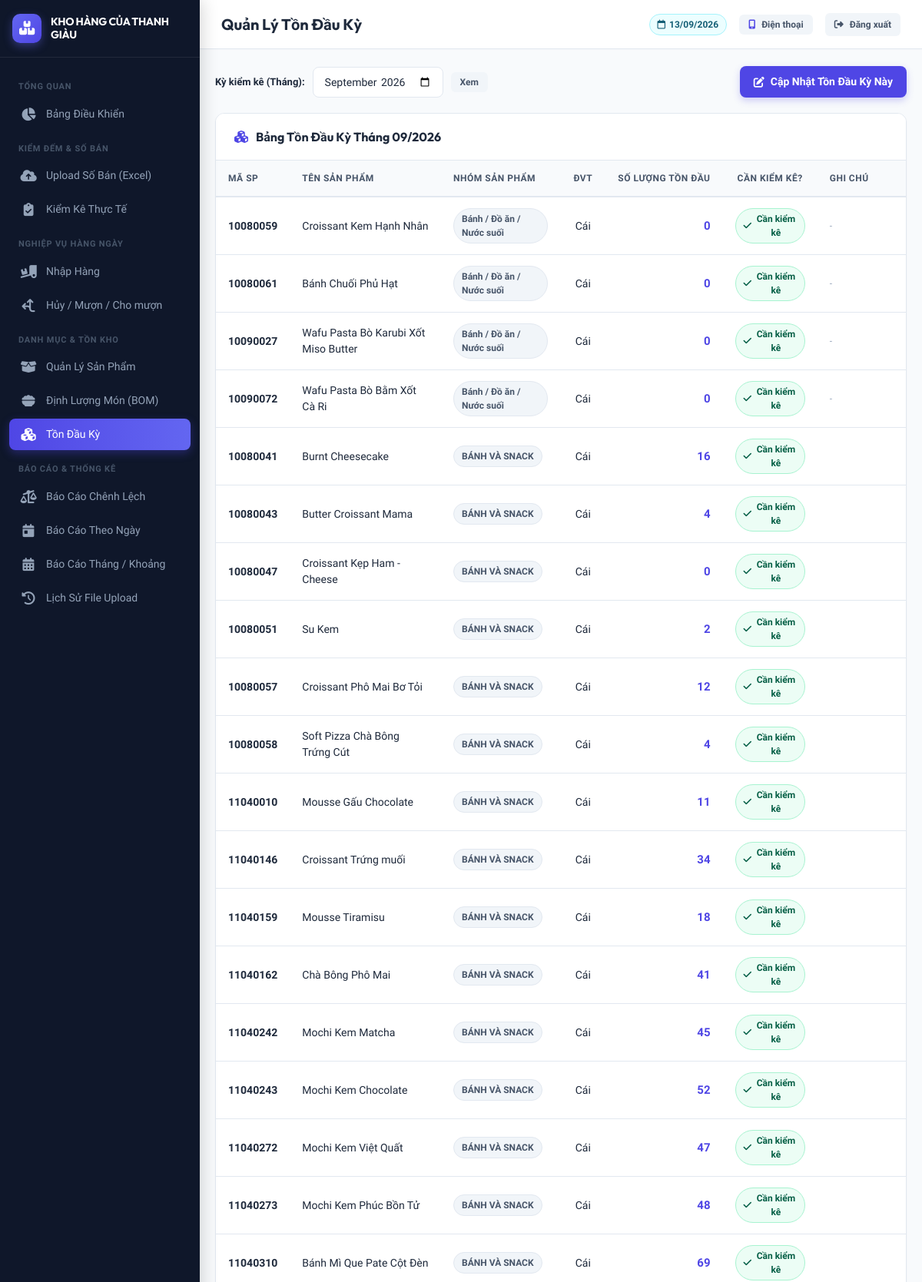
Page /ton_dau/danh_sach.php (signed in, upper part) on the committed database.
### tables this page shows
CREATE TABLE `san_pham` (
  `id` int(11) NOT NULL AUTO_INCREMENT,
  `ma_sp` varchar(50) NOT NULL,
  `ten_sp` varchar(255) NOT NULL,
  `nhom_sp` varchar(100) NOT NULL COMMENT 'B??nh, ????? ??n, N?????c su???i, ????? u???ng pha ch???...',
  `don_vi_tinh` varchar(50) NOT NULL DEFAULT 'C??i',
  `can_kiem_ke` tinyint(1) NOT NULL DEFAULT 1 COMMENT '1: C???n ki???m k??, 0: B??? qua khi ki???m k??',
  `trang_thai` tinyint(1) NOT NULL DEFAULT 1 COMMENT '1: Ho???t ?????ng, 0: ???? x??a m???m',
  `ghi_chu` text DEFAULT NULL,
  `created_at` datetime NOT NULL DEFAULT current_timestamp(),
  `updated_at` datetime DEFAULT NULL ON UPDATE current_timestamp(),
  PRIMARY KEY (`id`),
  UNIQUE KEY `ma_sp` (`ma_sp`),
  KEY `idx_ma_sp` (`ma_sp`),
  KEY `idx_can_kiem_ke` (`can_kiem_ke`),
  KEY `idx_trang_thai` (`trang_thai`)
);

CREATE TABLE `ton_dau` (
  `id` int(11) NOT NULL AUTO_INCREMENT,
  `san_pham_id` int(11) NOT NULL,
  `ky_kiem_ke` varchar(7) NOT NULL COMMENT '?????nh d???ng YYYY-MM v?? d??? 2026-09',
  `so_luong` decimal(12,2) NOT NULL DEFAULT 0.00,
  `ghi_chu` varchar(255) DEFAULT NULL,
  `created_at` datetime NOT NULL DEFAULT current_timestamp(),
  `updated_at` datetime DEFAULT NULL ON UPDATE current_timestamp(),
  PRIMARY KEY (`id`),
  UNIQUE KEY `uk_sp_ky` (`san_pham_id`,`ky_kiem_ke`),
  CONSTRAINT `ton_dau_ibfk_1` FOREIGN KEY (`san_pham_id`) REFERENCES `san_pham` (`id`) ON DELETE CASCADE
);

### includes/functions.php (called while the page is built, shortened)
<?php
function formatNumber($number, $decimals = 2) {
    $val = (float)$number;
    if (floor($val) == $val) {
        return number_format($val, 0, ',', '.');
    }
    return rtrim(rtrim(number_format($val, $decimals, ',', '.'), '0'), ',');
}

### ton_dau/danh_sach.php (the view, shortened to what this page needs)
<?php
require_once __DIR__ . '/../includes/functions.php';
$db = getDB();
$ky = $_GET['ky'] ?? date('Y-m');
$stmt = $db->prepare("
    SELECT
        sp.id AS san_pham_id,
        sp.ma_sp,
        sp.ten_sp,
        sp.nhom_sp,
        sp.don_vi_tinh,
        sp.can_kiem_ke,
        COALESCE(td.so_luong, 0) AS ton_dau,
        td.ghi_chu,
        td.updated_at
    FROM san_pham sp
    LEFT JOIN ton_dau td ON td.san_pham_id = sp.id AND td.ky_kiem_ke = :ky
    WHERE sp.trang_thai = 1
    ORDER BY sp.can_kiem_ke DESC, sp.nhom_sp ASC, sp.ma_sp ASC
");
$stmt->execute(['ky' => $ky]);
$danhSachTonDau = $stmt->fetchAll();
include __DIR__ . '/../includes/header.php';
?>
<div style="display: flex; justify-content: space-between; align-items: center; margin-bottom: 20px; flex-wrap: wrap; gap: 12px;">
    <form method="GET" action="" style="display: flex; align-items: center; gap: 10px;">
        <label class="form-label" style="margin: 0; font-weight: 600;">Kỳ kiểm kê (Tháng):</label>
        <input type="month" name="ky" class="form-control" value="<?= htmlspecialchars($ky) ?>" onchange="this.form.submit()" style="width: 170px;">
        <button type="submit" class="btn btn-secondary btn-sm">Xem</button>
    </form>
    <div style="display: flex; gap: 10px;">
        <a href="<?= BASE_URL ?>/ton_dau/nhap_ton.php?ky=<?= htmlspecialchars($ky) ?>" class="btn btn-primary">
            <i class="fa-solid fa-pen-to-square"></i> Cập Nhật Tồn Đầu Kỳ Này
        </a>
    </div>
</div>
<div class="card">
    <div class="card-header">
        <h2 class="card-title">
            <i class="fa-solid fa-cubes" style="color: var(--primary);"></i>
            Bảng Tồn Đầu Kỳ Tháng <?= date('m/Y', strtotime($ky . '-01')) ?>
        </h2>
    </div>
    <div class="card-body" style="padding: 0;">
        <div class="table-responsive">
            <table class="table">
                <thead>
                    <tr>
                        <th>Mã SP</th>
                        <th>Tên Sản Phẩm</th>
                        <th>Nhóm Sản Phẩm</th>
                        <th style="text-align: center;">ĐVT</th>
                        <th style="text-align: right;">Số Lượng Tồn Đầu</th>
                        <th style="text-align: center;">Cần Kiểm Kê?</th>
                        <th>Ghi Chú</th>
                    </tr>
                </thead>
                <tbody>
                    <?php if (empty($danhSachTonDau)): ?>
                        <tr>
                            <td colspan="7" style="text-align: center; padding: 30px; color: var(--text-muted);">
                                Chưa có sản phẩm nào trong hệ thống.
                            </td>
                        </tr>
                    <?php else: ?>
                        <?php foreach ($danhSachTonDau as $item): ?>
                            <tr>
                                <td><strong><?= htmlspecialchars($item['ma_sp']) ?></strong></td>
                                <td><?= htmlspecialchars($item['ten_sp']) ?></td>
                                <td><span class="badge badge-secondary"><?= htmlspecialchars($item['nhom_sp']) ?></span></td>
                                <td style="text-align: center;"><?= htmlspecialchars($item['don_vi_tinh']) ?></td>
                                <td style="text-align: right; font-weight: 700; font-size: 15px; color: var(--primary);">
                                    <?= formatNumber($item['ton_dau']) ?>
                                </td>
                                <td style="text-align: center;">
                                    <?php if ($item['can_kiem_ke'] == 1): ?>
                                        <span class="badge badge-success"><i class="fa-solid fa-check"></i> Cần kiểm kê</span>
                                    <?php else: ?>
                                        <span class="badge badge-secondary"><i class="fa-solid fa-xmark"></i> Bỏ qua</span>
                                    <?php endif; ?>
                                </td>
                                <td style="font-size: 12px; color: var(--text-muted);">
                                    <?= htmlspecialchars($item['ghi_chu'] ?? '-') ?>
                                </td>
                            </tr>
                        <?php endforeach; ?>
                    <?php endif; ?>
                </tbody>
            </table>
        </div>
    </div>
</div>
<?php include __DIR__ . '/../includes/footer.php'; ?>

### assets/css/style.css (style rules this page uses)
:root { --primary: #4f46e5; --primary-hover: #4338ca; --primary-light: #eef2ff; --secondary: #64748b; --success: #10b981; --success-light: #ecfdf5; --danger: #ef4444; --danger-light: #fef2f2; --warning: #f59e0b; --warning-light: #fffbeb; --info: #06b6d4; --info-light: #ecfeff; --bg-main: #f8fafc; --bg-card: #ffffff; --bg-sidebar: #0f172a; --sidebar-text: #94a3b8; --sidebar-active: #ffffff; --text-primary: #1e293b; --text-secondary: #64748b; --text-muted: #94a3b8; --border-color: #e2e8f0; --border-radius-sm: 8px; --border-radius: 12px; --border-radius-lg: 16px; --shadow-sm: 0 1px 2px 0 rgba(0, 0, 0, 0.05); --shadow: 0 4px 6px -1px rgba(0, 0, 0, 0.07), 0 2px 4px -2px rgba(0, 0, 0, 0.05); --shadow-md: 0 10px 15px -3px rgba(0, 0, 0, 0.08), 0 4px 6px -4px rgba(0, 0, 0, 0.03); --shadow-lg: 0 20px 25px -5px rgba(0, 0, 0, 0.1), 0 8px 10px -6px rgba(0, 0, 0, 0.05); --font-main: 'Be Vietnam Pro', sans-serif; --font-heading: 'Outfit', 'Be Vietnam Pro', sans-serif; }
* { box-sizing: border-box; margin: 0; padding: 0; }
body { font-family: var(--font-main); background-color: var(--bg-main); color: var(--text-primary); line-height: 1.5; -webkit-font-smoothing: antialiased; }
a { color: var(--primary); text-decoration: none; transition: all 0.2s ease; }
.card { background: var(--bg-card); border: 1px solid var(--border-color); border-radius: var(--border-radius); box-shadow: var(--shadow-sm); margin-bottom: 24px; overflow: hidden; transition: transform 0.2s, box-shadow 0.2s; }
.card-header { padding: 18px 24px; border-bottom: 1px solid var(--border-color); display: flex; align-items: center; justify-content: space-between; background-color: #ffffff; }
.card-title { font-family: var(--font-heading); font-size: 16px; font-weight: 700; color: var(--text-primary); display: flex; align-items: center; gap: 10px; }
.card-body { padding: 24px; }
.btn { display: inline-flex; align-items: center; justify-content: center; gap: 8px; padding: 10px 18px; border-radius: var(--border-radius-sm); font-weight: 600; font-size: 14px; border: none; cursor: pointer; transition: all 0.2s ease; text-decoration: none; font-family: var(--font-main); }
.btn-primary { background-color: var(--primary); color: #fff; box-shadow: 0 4px 10px rgba(79, 70, 229, 0.25); }
.btn-secondary { background-color: #f1f5f9; color: #475569; }
.btn-sm { padding: 6px 12px; font-size: 12px; border-radius: 6px; }
.badge { display: inline-flex; align-items: center; gap: 5px; padding: 4px 10px; border-radius: 9999px; font-size: 12px; font-weight: 600; }
.badge-success { background-color: var(--success-light); color: #065f46; border: 1px solid #a7f3d0; }
.badge-secondary { background-color: #f1f5f9; color: #475569; border: 1px solid #e2e8f0; }
.table-responsive { width: 100%; overflow-x: auto; -webkit-overflow-scrolling: touch; }
.table { width: 100%; border-collapse: collapse; font-size: 14px; text-align: left; }
.table th { background-color: #f8fafc; color: #475569; font-weight: 700; font-size: 12px; text-transform: uppercase; letter-spacing: 0.5px; padding: 14px 16px; border-bottom: 2px solid var(--border-color); white-space: nowrap; }
.table td { padding: 14px 16px; border-bottom: 1px solid var(--border-color); vertical-align: middle; }
.form-label { display: block; margin-bottom: 6px; font-weight: 600; font-size: 13px; color: var(--text-primary); }
.form-control { width: 100%; padding: 10px 14px; border: 1px solid var(--border-color); border-radius: var(--border-radius-sm); font-family: var(--font-main); font-size: 14px; background-color: #ffffff; color: var(--text-primary); transition: all 0.2s ease; }

### rows in the picture
san_pham: ma_sp "10080059", ten_sp "Croissant Kem Hạnh Nhân", nhom_sp "Bánh / Đồ ăn / Nước suối", don_vi_tinh "Cái", ton_dau "0", can_kiem_ke 1 (drawn), ghi_chu "-"
san_pham: ma_sp "10080061", ten_sp "Bánh Chuối Phủ Hạt", nhom_sp "Bánh / Đồ ăn / Nước suối", don_vi_tinh "Cái", ton_dau "0", can_kiem_ke 1 (drawn), ghi_chu "-"
san_pham: ma_sp "10090027", ten_sp "Wafu Pasta Bò Karubi Xốt Miso Butter", nhom_sp "Bánh / Đồ ăn / Nước suối", don_vi_tinh "Cái", ton_dau "0", can_kiem_ke 1 (drawn), ghi_chu "-"
san_pham: ma_sp "10090072", ten_sp "Wafu Pasta Bò Bằm Xốt Cà Ri", nhom_sp "Bánh / Đồ ăn / Nước suối", don_vi_tinh "Cái", ton_dau "0", can_kiem_ke 1 (drawn), ghi_chu "-"
ton_dau: san_pham.ma_sp "10080041", san_pham.ten_sp "Burnt Cheesecake", san_pham.nhom_sp "BÁNH VÀ SNACK", san_pham.don_vi_tinh "Cái", ton_dau "16"
ton_dau: san_pham.ma_sp "10080043", san_pham.ten_sp "Butter Croissant Mama", san_pham.nhom_sp "BÁNH VÀ SNACK", san_pham.don_vi_tinh "Cái", ton_dau "4"
ton_dau: san_pham.ma_sp "10080047", san_pham.ten_sp "Croissant Kẹp Ham - Cheese", san_pham.nhom_sp "BÁNH VÀ SNACK", san_pham.don_vi_tinh "Cái", ton_dau "0"
ton_dau: san_pham.ma_sp "10080051", san_pham.ten_sp "Su Kem", san_pham.nhom_sp "BÁNH VÀ SNACK", san_pham.don_vi_tinh "Cái", ton_dau "2"
ton_dau: san_pham.ma_sp "10080057", san_pham.ten_sp "Croissant Phô Mai Bơ Tỏi", san_pham.nhom_sp "BÁNH VÀ SNACK", san_pham.don_vi_tinh "Cái", ton_dau "12"
ton_dau: san_pham.ma_sp "10080058", san_pham.ten_sp "Soft Pizza Chà Bông Trứng Cút", san_pham.nhom_sp "BÁNH VÀ SNACK", san_pham.don_vi_tinh "Cái", ton_dau "4"
ton_dau: san_pham.ma_sp "11040010", san_pham.ten_sp "Mousse Gấu Chocolate", san_pham.nhom_sp "BÁNH VÀ SNACK", san_pham.don_vi_tinh "Cái", ton_dau "11"
ton_dau: san_pham.ma_sp "11040146", san_pham.ten_sp "Croissant Trứng muối", san_pham.nhom_sp "BÁNH VÀ SNACK", san_pham.don_vi_tinh "Cái", ton_dau "34"
ton_dau: san_pham.ma_sp "11040159", san_pham.ten_sp "Mousse Tiramisu", san_pham.nhom_sp "BÁNH VÀ SNACK", san_pham.don_vi_tinh "Cái", ton_dau "18"
ton_dau: san_pham.ma_sp "11040162", san_pham.ten_sp "Chà Bông Phô Mai", san_pham.nhom_sp "BÁNH VÀ SNACK", san_pham.don_vi_tinh "Cái", ton_dau "41"
ton_dau: san_pham.ma_sp "11040242", san_pham.ten_sp "Mochi Kem Matcha", san_pham.nhom_sp "BÁNH VÀ SNACK", san_pham.don_vi_tinh "Cái", ton_dau "45"
ton_dau: san_pham.ma_sp "11040243", san_pham.ten_sp "Mochi Kem Chocolate", san_pham.nhom_sp "BÁNH VÀ SNACK", san_pham.don_vi_tinh "Cái", ton_dau "52"
ton_dau: san_pham.ma_sp "11040272", san_pham.ten_sp "Mochi Kem Việt Quất", san_pham.nhom_sp "BÁNH VÀ SNACK", san_pham.don_vi_tinh "Cái", ton_dau "47"
ton_dau: san_pham.ma_sp "11040273", san_pham.ten_sp "Mochi Kem Phúc Bồn Tử", san_pham.nhom_sp "BÁNH VÀ SNACK", san_pham.don_vi_tinh "Cái", ton_dau "48"
ton_dau: san_pham.ma_sp "11040310", san_pham.ten_sp "Bánh Mì Que Pate Cột Đèn", san_pham.nhom_sp "BÁNH VÀ SNACK", san_pham.don_vi_tinh "Cái", ton_dau "69"

### other values in the picture
$pageTitle "Quản Lý Tồn Đầu Kỳ"
date('m/Y', strtotime($ky . '-01')) "09/2026"
